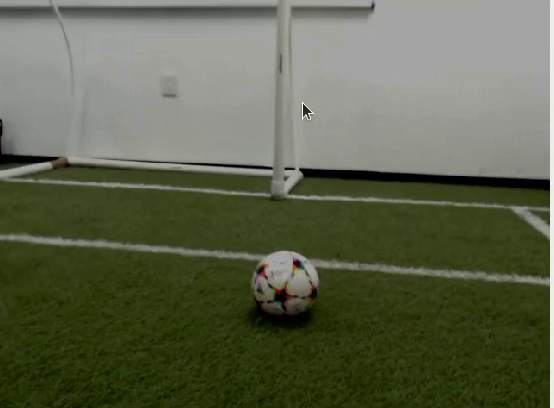
#> input picture frame 69 of ComputerVision/CROP.mp4, 554 x 408 px
$ python Corner.py
#> lines starting #> are read from the running program, lines starting #| are printed output that depends on the picture; after the words box and inside, x2 and y2 are one past the last pixel; in counts of white or black regions, pixels touching at a corner belong together
# import the required library
import numpy as np
import cv2
#from cv2 import xphoto
from matplotlib import pyplot as plt

def find_top_border(image):
    # Convert the image to HSV
    #soy montse
    hsv = cv2.cvtColor(image, cv2.COLOR_BGR2HSV)

    # Define the lower and upper bounds for the green color
    #lower_green = np.array([0, 39, 0])  # Adjust as needed
    #upper_green = np.array([37, 121, 144])

    lower_green = (0, 111, 0)
    upper_green = (58, 255, 255)

    # Threshold the image to extract the green color
    green_mask = cv2.inRange(hsv, lower_green, upper_green)
    kernel = np.ones((5,5),np.uint8)
    green_mask = cv2.dilate(green_mask,kernel,iterations = 1)
    green_mask = cv2.erode(green_mask,kernel,iterations = 3)

     # Display the green mask for visualization
    #cv2.imshow("Green Mask", green_mask)

    # Find contours in the green mask
    contours, _ = cv2.findContours(green_mask, cv2.RETR_EXTERNAL, cv2.CHAIN_APPROX_SIMPLE)
    # Filtrar contornos por área mínima
    min_contour_area= 1000
    contours = [cnt for cnt in contours if cv2.contourArea(cnt) > min_contour_area]

    if contours:
        # Find the contour with the minimum y-coordinate (top border)
        min_y = min(contours, key=lambda c: cv2.boundingRect(c)[1])[0][0][1]
        return min_y
    else:
        return 0  # Default to 0 if no contours are found


def line_elimination(frame,border):

    white_lower = (0, 0, 0)
    white_upper = (180, 82, 255)

    #frame = cv2.resize(frame, dsize=(470, 640), interpolation=cv2.INTER_CUBIC)
    hsv_frame = cv2.cvtColor(frame, cv2.COLOR_BGR2HSV)

    hsv = cv2.inRange(hsv_frame, white_lower, white_upper)
    mask=hsv
    kernel = np.ones((5,5),np.uint8)
    mask = cv2.dilate(mask,kernel,iterations = 1)
    mask = cv2.erode(mask,kernel,iterations = 1)

    ## LINEA ENTERA####

    #img = cv2.GaussianBlur(mask, (7, 7), 0)
    edges = cv2.Canny(mask, 30, 80, apertureSize=7)  # limites y matriz de gradiente (impar)
    lines = cv2.HoughLines(edges, 1, 3.141592 / 180, 100) #image, pixels, theta, threshold

    y2_prev2=0
    y1_prev2=0
    i=0
    x1_ant=0
    y1_ant=0
    x2_ant=0
    y2_ant=0
    if lines is not None:
        for line in lines:
           # print(line)
            rho=line[0][0]
            theta = line[0][1]
            a = np.cos(theta)
            b = np.sin(theta)
            x0 = a * rho
            y0 = b * rho
            x1 = int(x0 + 1000 * (-b))
            y1 = int(y0 + 1000 * (a))
            x2 = int(x0 - 1000 * (-b))
            y2 = int(y0 - 1000 * (a))
            distx1=abs(x1_ant-x1)
            disty1=abs(y1_ant)
            distx2=abs(x2_ant-x2)
            disty2=abs(y2_ant-y2)

            if (y1) > border and (y2) > border and (abs(y2_prev2-y2))>2 and (abs(y1_prev2-y1))>2:
                if 0<(distx1 and disty1 and distx2 and disty2)<50:
                    cv2.line(frame, (x1, y1), (x2, y2), (255, 255, 255), 3)

            i=i+1
            y2_prev2=y2
            y1_prev2=y1
            x1_ant=x1
            y1_ant=y1
            x2_ant=x2
            y2_ant=y2


    return frame,lines

def intersection(line1,line2):
    """
    Encuentra la intersección entre dos líneas especificadas en la forma de Hesse normal.

    Devuelve las coordenadas del punto de intersección.

    Referencia:
    https://stackoverflow.com/a/383527/5087436
    """
    #rho1, theta1 = line1[0]
    #rho2, theta2 = line2[0]

    try:
        rho1, theta1 = line1
    except TypeError:
        rho1, theta1 = 0,0

    try:
        rho2, theta2 = line2
    except TypeError:
        rho2, theta2 = 0,0

    # [4 lines of commented-out code are left out]

    angle_rad = abs(theta1 - theta2)
    angle_deg = np.degrees(angle_rad)
    if angle_deg>10:
        A = np.array([[np.cos(theta1), np.sin(theta1)],
                    [np.cos(theta2), np.sin(theta2)]])
        b = np.array([[rho1], [rho2]])

        try:
            x0, y0 = np.linalg.solve(A, b)
        except np.linalg.LinAlgError:
            # Las líneas son paralelas, no hay intersección
            return None

        x0, y0 = int(np.round(x0)), int(np.round(y0))
        return (x0, y0)
    return(1,1)

def segmented_intersections(frame,lines):
    """
    Encuentra la intersección entre todas las combinaciones de líneas en grupos de líneas.

    Devuelve una lista de puntos de intersección.
    """
    #falta ver como  juntar rho y theta en la misma matriz lines.
    intersections = []
    for i, group in enumerate(lines[:-1]):
        for next_group in lines[i+1:]:
            for line1 in group:
                for line2 in next_group:
                    intersec_point = intersection(line1, line2)
                    if intersec_point:
                        intersections.append(intersec_point)

    if intersections is not None:
        for point in intersections:
            try:
                cv2.circle(frame, point, 10, (0,0, 255), -1  )
            except cv2.error:
                continue

    return frame, intersections

def main():
    # read the image
    #frame= cv2.imread("C:/Users/lizet/Downloads/CAP.png")
    cap= cv2.VideoCapture("C:/Users/Lenovo/Documents/GitHub/h/BlendBots_FC/ComputerVision/CROP.mp4")


    white_lower = (0, 0, 0)
    white_upper = (180, 82, 255)
    #green_lower = (0, 0, 127)
    #green_upper = (179, 40, 255)
    green_lower = (0, 44, 0)
    green_upper = (49, 200, 180)


    while True:
        # Read a frame from the webcam
        ret, frame = cap.read()
#> frame is the input picture: shape (408, 554, 3); mean B, G, R 76.3, 99.3, 93.8
        if not ret:
            break

       # cv2.imshow("original", frame)

        border= find_top_border(frame)
#> in find_top_border, `hsv = cv2.cvtColor(image, cv2.COLOR_BGR2HSV)`: hsv: shape (408, 554, 3); mean H, S, V 35.3, 101.5, 99.5
#> in find_top_border, `green_mask = cv2.inRange(hsv, lower_green, upper_green)`:
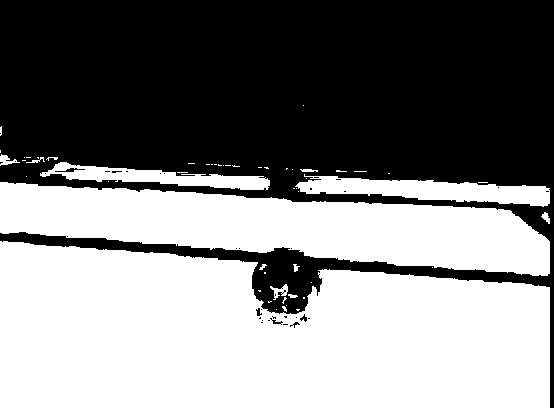
#> green_mask: shape (408, 554); 50.5% white; 36 black regions (30 under 20 px), largest, box (x1, y1, x2, y2) and area: (0, 0, 554, 408) 111543, (55, 168, 85, 172) 51, (270, 318, 283, 325) 29, (256, 308, 262, 316) 27, (300, 314, 307, 322) 27, (290, 322, 300, 328) 21
#> in find_top_border, `green_mask = cv2.dilate(green_mask,kernel,iterations = 1)`: green_mask: shape (408, 554); 54.5% white; 3 black regions, box (x1, y1, x2, y2) and area: (0, 0, 554, 408) 102764, (265, 298, 281, 311) 72, (455, 203, 497, 206) 64
#> in find_top_border, `green_mask = cv2.erode(green_mask,kernel,iterations = 3)`:
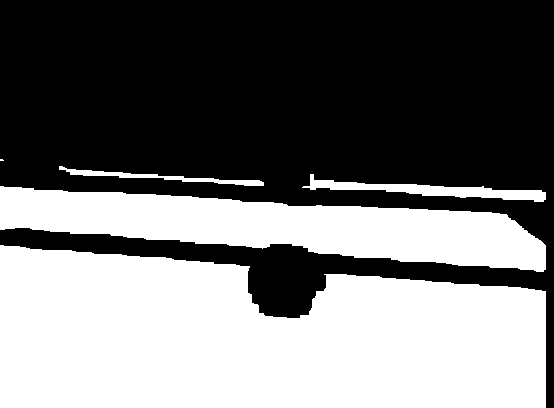
#> green_mask: shape (408, 554); 45% white; 5 white regions (1 under 20 px)
#> in find_top_border, `contours, _ = cv2.findContours(green_mask, cv2.RETR_EXTERNAL, cv2.CHAI..`: contours = 5 contours, 1 with area under 20; largest, box (x1, y1, x2, y2) and area: (0, 245, 546, 408) 72654, (0, 186, 546, 272) 24622, (302, 174, 546, 202) 1907, (59, 166, 264, 186) 702
#> in find_top_border, `contours = [cnt for cnt in contours if cv2.contourArea(cnt) > min_cont..`: contours = 3 contours; box (x1, y1, x2, y2) and area: (0, 245, 546, 408) 72654, (0, 186, 546, 272) 24622, (302, 174, 546, 202) 1907
#> in find_top_border, `min_y = min(contours, key=lambda c: cv2.boundingRect(c)[1])[0][0][1]`: min_y = 174
#> border = 174
        frame,lines=line_elimination(frame,border)
#> in line_elimination, `hsv = cv2.inRange(hsv_frame, white_lower, white_upper)`:
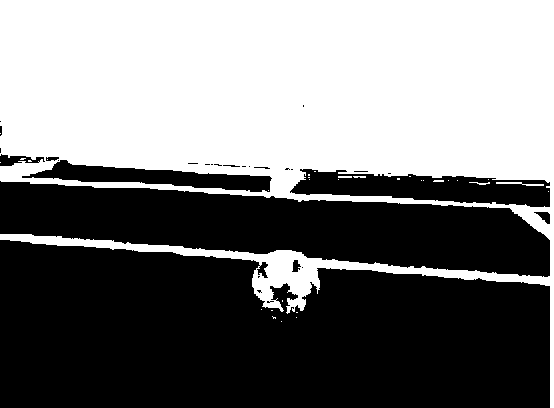
#> hsv: shape (408, 554); 47.4% white; 32 white regions (26 under 20 px), largest, box (x1, y1, x2, y2) and area: (0, 0, 554, 408) 106932, (496, 182, 544, 186) 92, (469, 182, 490, 185) 31, (338, 176, 352, 178) 28, (353, 176, 366, 178) 23, (433, 180, 444, 182) 21
#> in line_elimination, `mask = cv2.dilate(mask,kernel,iterations = 1)`: mask: shape (408, 554); 51.1% white; 11 black regions (5 under 20 px), largest, box (x1, y1, x2, y2) and area: (0, 242, 548, 408) 75388, (0, 184, 548, 274) 28728, (295, 174, 548, 205) 3893, (38, 162, 268, 190) 2308, (276, 286, 290, 298) 76, (0, 157, 18, 164) 63
#> in line_elimination, `mask = cv2.erode(mask,kernel,iterations = 1)`:
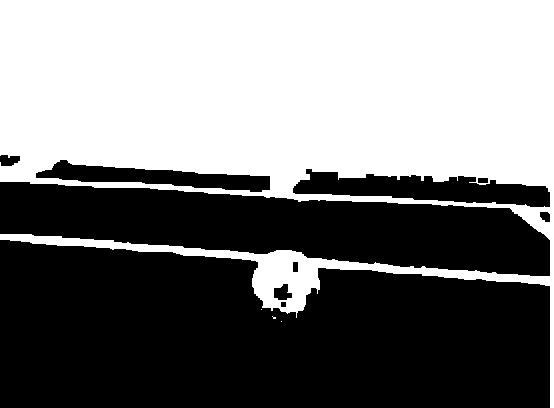
#> mask: shape (408, 554); 48% white; 4 white regions (3 under 20 px), largest, box (x1, y1, x2, y2) and area: (0, 0, 554, 408) 108386
#> in line_elimination, `edges = cv2.Canny(mask, 30, 80, apertureSize=7)`:
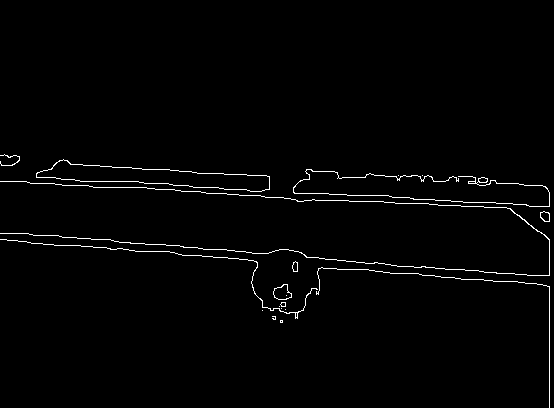
#> edges: shape (408, 554); 1.5% white in thin lines or dots, all inside (x1, y1, x2, y2) = (0, 154, 550, 408)
#> in line_elimination, `lines = cv2.HoughLines(edges, 1, 3.141592 / 180, 100)`: lines = 14 rows, first 8: [181, 1.62], [237, 1.66], [176, 1.62], [229, 1.66], [549, 0], [182, 1.61], [177, 1.64], [172, 1.64]
#> the loop in line_elimination, `for line in lines:` made 14 passes
#> (rho, theta, a, b, x0, y0, x1, y1) on passes 1 to 12: (181, 1.62, -0.0523, 0.999, -9.47, 180.8, -1008, 128), (237, 1.66, -0.0872, 0.996, -20.66, 236.1, -1016, 148), (176, 1.62, -0.0523, 0.999, -9.21, 175.8, -1007, 123), (229, 1.66, -0.0872, 0.996, -19.96, 228.1, -1016, 140), (549, 0, 1, 0, 549, 0, 549, 1000), (182, 1.61, -0.0349, 0.999, -6.35, 181.9, -1005, 146), (177, 1.64, -0.0698, 0.998, -12.35, 176.6, -1009, 106), (172, 1.64, -0.0698, 0.998, -12, 171.6, -1009, 101), (181, 1.57, 3.14e-07, 1, 5.68e-05, 181, -999, 181), (158, 1.64, -0.0698, 0.998, -11.02, 157.6, -1008, 87), (183, 1.55, 0.0175, 1, 3.19, 183, -996, 200), (245, 1.64, -0.0698, 0.998, -17.09, 244.4, -1014, 174)
#> after the loop in line_elimination, `for line in lines:`: i = 14
        if lines is not None:
            frame,intersection= segmented_intersections(frame,lines)
#> the loop in segmented_intersections, `for i, group in enumerate(lines[:-1]):` made 13 passes
#> group on passes 6 to 13: [[182, 1.61]], [[177, 1.64]], [[172, 1.64]], [[181, 1.57]], [[158, 1.64]], [[183, 1.55]], [[245, 1.64]], [[166, 1.61]]
#> the loop in segmented_intersections, `for point in intersections:` made 91 passes
#> point on passes 1 to 12: (1, 1), (1, 1), (1, 1), (549, 210), (1, 1), (1, 1), (1, 1), (1, 1), (1, 1), (1, 1), (1, 1), (1, 1)
#> after the loop in segmented_intersections, `for point in intersections:`:
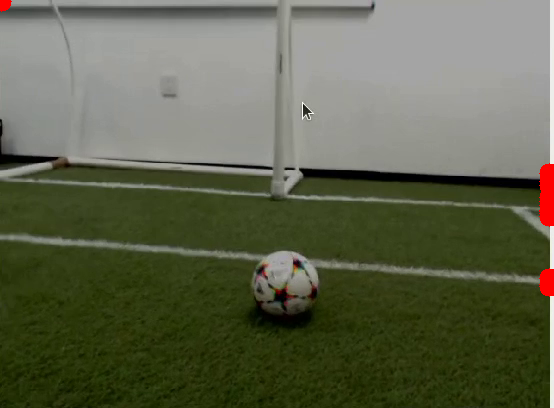
#> frame: shape (408, 554, 3); 0.59% of pixels changed, all inside (x1, y1, x2, y2) = (0, 0, 554, 297)

        cv2.line(frame, (0, border), (frame.shape[1], border), (0, 255, 255), 2)
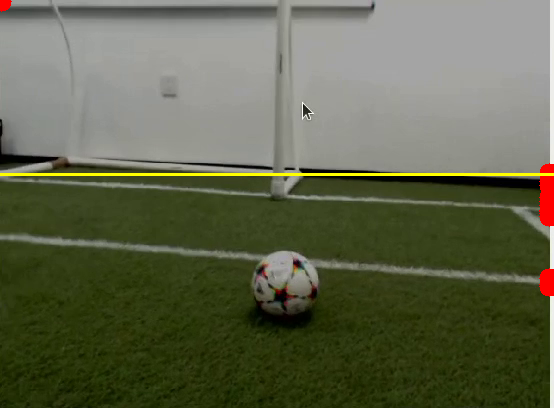
#> frame: shape (408, 554, 3); 0.74% of pixels changed, all inside (x1, y1, x2, y2) = (0, 173, 554, 176)
        cv2.imshow("frame", frame)
        # Exit when 'q' key is pressed
        if cv2.waitKey(1) & 0xFF == ord('q'):
#> (key q is pressed here)
            break

    # Release the webcam and close all windows
    cap.release()
    cv2.destroyAllWindows()
if __name__ == "__main__":
    main()

$ run again, starting later in the video
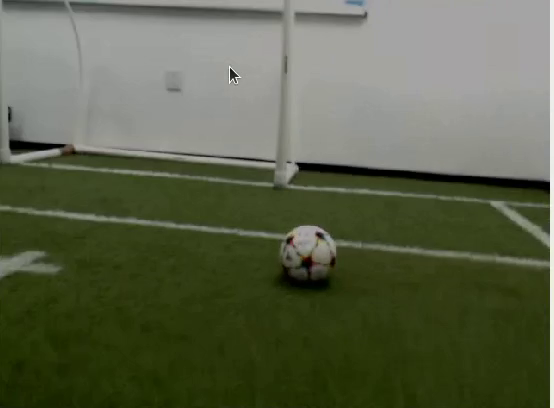
#> input picture frame 556 of ComputerVision/CROP.mp4, 554 x 408 px
#> in main, frame is the input picture: shape (408, 554, 3); mean B, G, R 73.8, 97.7, 91.3
#> in find_top_border, `green_mask = cv2.erode(green_mask,kernel,iterations = 3)`:
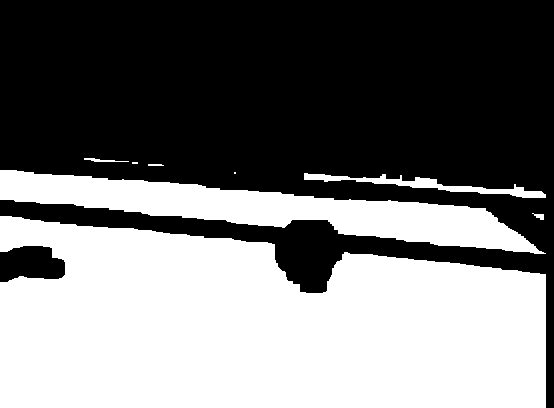
#> green_mask: shape (408, 554); 46.1% white; 8 white regions (2 under 20 px)
#> in find_top_border, `contours, _ = cv2.findContours(green_mask, cv2.RETR_EXTERNAL, cv2.CHAI..`: contours = 8 contours, 3 with area under 20; largest, box (x1, y1, x2, y2) and area: (0, 216, 546, 408) 84462, (0, 170, 546, 254) 16642, (304, 173, 546, 198) 1237, (84, 158, 129, 162) 40, (532, 213, 544, 220) 30
#> in find_top_border, `contours = [cnt for cnt in contours if cv2.contourArea(cnt) > min_cont..`: contours = 3 contours; box (x1, y1, x2, y2) and area: (0, 216, 546, 408) 84462, (0, 170, 546, 254) 16642, (304, 173, 546, 198) 1237
#> min_y = 170
#> edges: shape (408, 554); 1.5% white in thin lines or dots, all inside (x1, y1, x2, y2) = (0, 141, 550, 408)
#> in line_elimination, `lines = cv2.HoughLines(edges, 1, 3.141592 / 180, 100)`: lines = 15 rows, first 8: [162, 1.66], [202, 1.68], [208, 1.68], [155, 1.66], [549, 0], [164, 1.64], [147, 1.64], [210, 1.66]
#> the loop in line_elimination, `for line in lines:` made 15 passes
#> (rho, theta, a, b, x0, y0, x1, y1) on passes 1 to 8: (162, 1.66, -0.0872, 0.996, -14.12, 161.4, -1010, 74), (202, 1.68, -0.105, 0.995, -21.11, 200.9, -1015, 96), (208, 1.68, -0.105, 0.995, -21.74, 206.9, -1016, 102), (155, 1.66, -0.0872, 0.996, -13.51, 154.4, -1009, 67), (549, 0, 1, 0, 549, 0, 549, 1000), (164, 1.64, -0.0698, 0.998, -11.44, 163.6, -1009, 93), (147, 1.64, -0.0698, 0.998, -10.25, 146.6, -1007, 76), (210, 1.66, -0.0872, 0.996, -18.3, 209.2, -1014, 122)
#> after the loop in line_elimination, `for line in lines:`: i = 15
#> the loop in segmented_intersections, `for i, group in enumerate(lines[:-1]):` made 14 passes
#> group on passes 6 to 13: [[164, 1.64]], [[147, 1.64]], [[210, 1.66]], [[167, 1.64]], [[204, 1.66]], [[199, 1.69]], [[174, 1.62]], [[145, 1.66]]
#> the loop in segmented_intersections, `for point in intersections:` made 105 passes
#> point on passes 1 to 8: (1, 1), (1, 1), (1, 1), (549, 211), (1, 1), (1, 1), (1, 1), (1, 1)
#> in main, `cv2.line(frame, (0, border), (frame.shape[1], border), (0, 255, 255), 2)`:
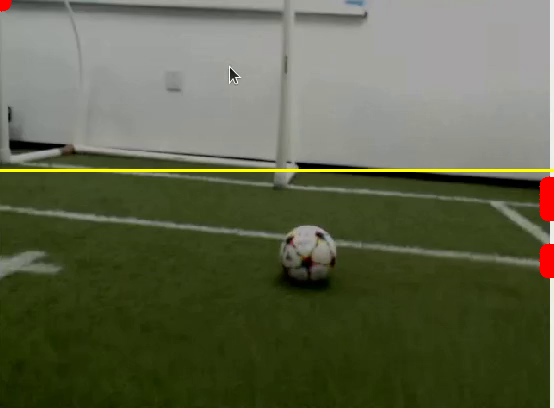
#> frame: shape (408, 554, 3); mean B, G, R 72.8, 98.3, 93.4
